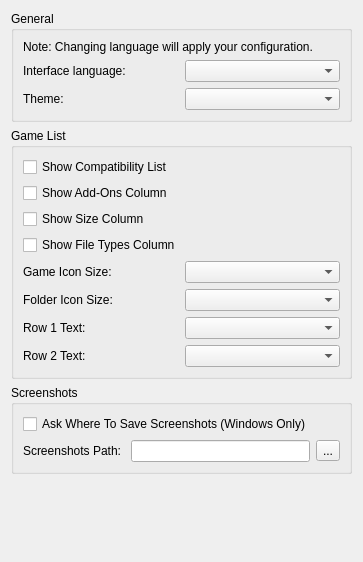
<?xml version="1.0" encoding="UTF-8"?>
<ui version="4.0">
 <class>ConfigureUi</class>
 <widget class="QWidget" name="ConfigureUi">
  <property name="geometry">
   <rect>
    <x>0</x>
    <y>0</y>
    <width>363</width>
    <height>562</height>
   </rect>
  </property>
  <property name="windowTitle">
   <string>Form</string>
  </property>
  <property name="accessibleName">
   <string>UI</string>
  </property>
  <layout class="QVBoxLayout" name="verticalLayout">
   <item>
    <widget class="QGroupBox" name="general_groupBox">
     <property name="title">
      <string>General</string>
     </property>
     <layout class="QHBoxLayout" name="horizontalLayout">
      <item>
       <layout class="QVBoxLayout" name="verticalLayout_2">
        <item>
         <widget class="QLabel" name="label_change_language_info">
          <property name="text">
           <string>Note: Changing language will apply your configuration.</string>
          </property>
          <property name="wordWrap">
           <bool>true</bool>
          </property>
         </widget>
        </item>
        <item>
         <layout class="QHBoxLayout" name="horizontalLayout_2">
          <item>
           <widget class="QLabel" name="language_label">
            <property name="text">
             <string>Interface language:</string>
            </property>
           </widget>
          </item>
          <item>
           <widget class="QComboBox" name="language_combobox"/>
          </item>
         </layout>
        </item>
        <item>
         <layout class="QHBoxLayout" name="horizontalLayout_3">
          <item>
           <widget class="QLabel" name="theme_label">
            <property name="text">
             <string>Theme:</string>
            </property>
           </widget>
          </item>
          <item>
           <widget class="QComboBox" name="theme_combobox"/>
          </item>
         </layout>
        </item>
       </layout>
      </item>
     </layout>
    </widget>
   </item>
   <item>
    <widget class="QGroupBox" name="GameListGroupBox">
     <property name="title">
      <string>Game List</string>
     </property>
     <layout class="QHBoxLayout" name="GameListHorizontalLayout">
      <item>
       <layout class="QVBoxLayout" name="GeneralVerticalLayout">
        <item>
         <widget class="QCheckBox" name="show_compat">
          <property name="text">
           <string>Show Compatibility List</string>
          </property>
         </widget>
        </item>
        <item>
         <widget class="QCheckBox" name="show_add_ons">
          <property name="text">
           <string>Show Add-Ons Column</string>
          </property>
         </widget>
        </item>
        <item>
         <widget class="QCheckBox" name="show_size">
          <property name="text">
           <string>Show Size Column</string>
          </property>
         </widget>
        </item>
        <item>
         <widget class="QCheckBox" name="show_types">
          <property name="text">
           <string>Show File Types Column</string>
          </property>
         </widget>
        </item>
        <item>
         <layout class="QHBoxLayout" name="game_icon_size_qhbox_layout_2">
          <item>
           <widget class="QLabel" name="game_icon_size_label">
            <property name="text">
             <string>Game Icon Size:</string>
            </property>
           </widget>
          </item>
          <item>
           <widget class="QComboBox" name="game_icon_size_combobox"/>
          </item>
         </layout>
        </item>
        <item>
         <layout class="QHBoxLayout" name="folder_icon_size_qhbox_layout_2">
          <item>
           <widget class="QLabel" name="folder_icon_size_label">
            <property name="text">
             <string>Folder Icon Size:</string>
            </property>
           </widget>
          </item>
          <item>
           <widget class="QComboBox" name="folder_icon_size_combobox"/>
          </item>
         </layout>
        </item>
        <item>
         <layout class="QHBoxLayout" name="row_1_qhbox_layout">
          <item>
           <widget class="QLabel" name="row_1_label">
            <property name="text">
             <string>Row 1 Text:</string>
            </property>
           </widget>
          </item>
          <item>
           <widget class="QComboBox" name="row_1_text_combobox"/>
          </item>
         </layout>
        </item>
        <item>
         <layout class="QHBoxLayout" name="row_2_qhbox_layout">
          <item>
           <widget class="QLabel" name="row_2_label">
            <property name="text">
             <string>Row 2 Text:</string>
            </property>
           </widget>
          </item>
          <item>
           <widget class="QComboBox" name="row_2_text_combobox"/>
          </item>
         </layout>
        </item>
       </layout>
      </item>
     </layout>
    </widget>
   </item>
   <item>
    <widget class="QGroupBox" name="screenshots_GroupBox">
     <property name="title">
      <string>Screenshots</string>
     </property>
     <layout class="QVBoxLayout" name="verticalLayout_4">
      <item>
       <layout class="QVBoxLayout" name="verticalLayout_3">
        <item>
         <widget class="QCheckBox" name="enable_screenshot_save_as">
          <property name="text">
           <string>Ask Where To Save Screenshots (Windows Only)</string>
          </property>
         </widget>
        </item>
        <item>
         <layout class="QHBoxLayout" name="horizontalLayout_4">
          <item>
           <widget class="QLabel" name="label">
            <property name="text">
             <string>Screenshots Path: </string>
            </property>
           </widget>
          </item>
          <item>
           <widget class="QLineEdit" name="screenshot_path_edit"/>
          </item>
          <item>
           <widget class="QToolButton" name="screenshot_path_button">
            <property name="text">
             <string>...</string>
            </property>
           </widget>
          </item>
         </layout>
        </item>
       </layout>
      </item>
     </layout>
    </widget>
   </item>
   <item>
    <spacer name="verticalSpacer">
     <property name="orientation">
      <enum>Qt::Vertical</enum>
     </property>
     <property name="sizeHint" stdset="0">
      <size>
       <width>20</width>
       <height>40</height>
      </size>
     </property>
    </spacer>
   </item>
  </layout>
 </widget>
 <resources/>
 <connections/>
</ui>
